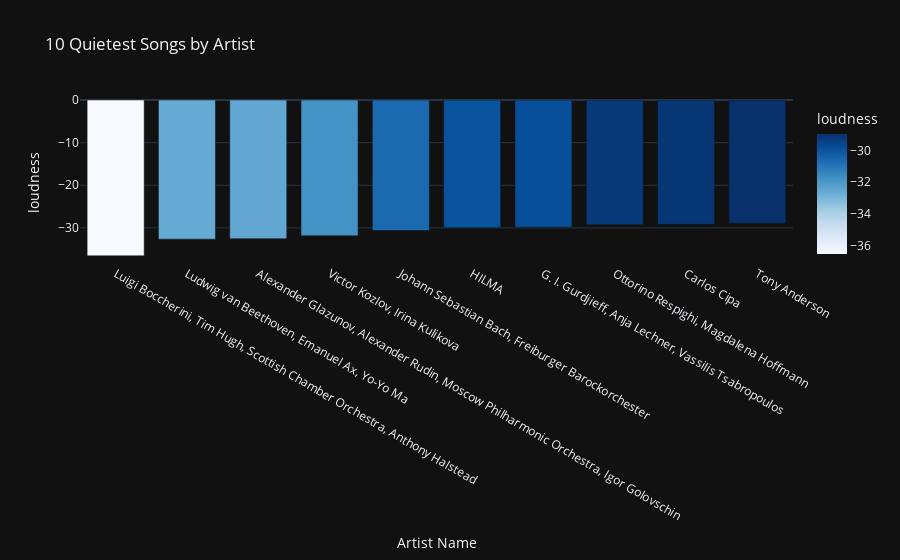

Notebook cell for this chart:
### Code cell
# loudness bar chart
px.bar(quietest, 'Artist Name', 'loudness', title = '10 Quietest Songs by Artist', color = 'loudness', color_continuous_scale = 'blues')

### Figure 1 — Plotly figure (JSON) as saved in the notebook; plotly's stock layout.template omitted (floating-point values rounded to 4 significant figures)
{"data": [{"alignmentgroup": "True", "hovertemplate": "Artist Name=%{x}<br>loudness=%{marker.color}<extra></extra>", "legendgroup": "", "marker": {"color": [-36.54, -32.64, -32.52, -31.85, -30.62, -29.95, -29.84, -29.23, -29.16, -28.96], "coloraxis": "coloraxis", "pattern": {"shape": ""}}, "name": "", "offsetgroup": "", "orientation": "v", "showlegend": false, "textposition": "auto", "x": ["Luigi Boccherini, Tim Hugh, Scottish Chamber Orchestra, Anthony Halstead", "Ludwig van Beethoven, Emanuel Ax, Yo-Yo Ma", "Alexander Glazunov, Alexander Rudin, Moscow Philharmonic Orchestra, Igor Golovschin", "Victor Kozlov, Irina Kulikova", "Johann Sebastian Bach, Freiburger Barockorchester", "HILMA", "G. I. Gurdjieff, Anja Lechner, Vassilis Tsabropoulos", "Ottorino Respighi, Magdalena Hoffmann", "Carlos Cipa", "Tony Anderson"], "xaxis": "x", "y": [-36.54, -32.64, -32.52, -31.85, -30.62, -29.95, -29.84, -29.23, -29.16, -28.96], "yaxis": "y", "type": "bar"}], "layout": {"xaxis": {"anchor": "y", "domain": [0.0, 1.0], "title": {"text": "Artist Name"}}, "yaxis": {"anchor": "x", "domain": [0.0, 1.0], "title": {"text": "loudness"}}, "coloraxis": {"colorbar": {"title": {"text": "loudness"}}, "colorscale": [[0.0, "rgb(247,251,255)"], [0.125, "rgb(222,235,247)"], [0.25, "rgb(198,219,239)"], [0.375, "rgb(158,202,225)"], [0.5, "rgb(107,174,214)"], [0.625, "rgb(66,146,198)"], [0.75, "rgb(33,113,181)"], [0.875, "rgb(8,81,156)"], [1.0, "rgb(8,48,107)"]]}, "legend": {"tracegroupgap": 0}, "title": {"text": "10 Quietest Songs by Artist"}, "barmode": "relative"}}
